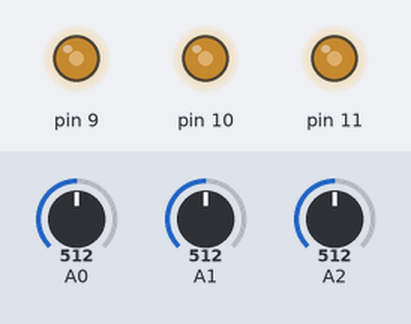
A sketch run on a simulated Arduino Uno, built with avr-gcc and run on an emulated ATmega328P. Shown: output pins drawn as LEDs (lit = HIGH). The test bench sets the inputs (shaded band); at power-on: A0 = 512, A1 = 512, A2 = 512.

Above: at 1.2 s.
1.3 s: A0 set to 716
At 1.7 s:
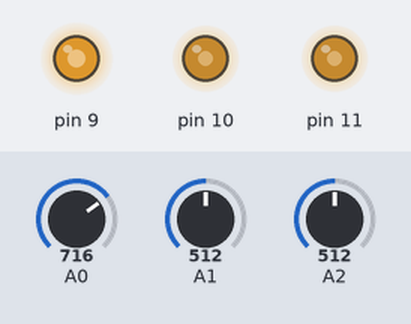
2.8 s: A1 set to 716
At 4.0 s:
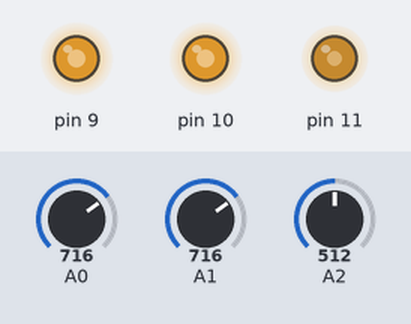
4.3 s: A2 set to 716
At 5.2 s:
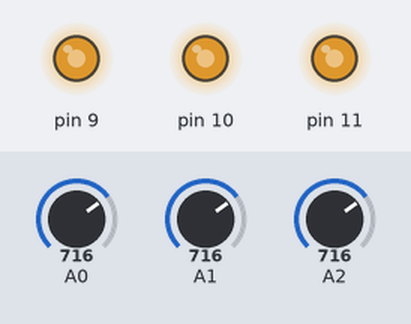
5.8 s: A0 set to 900
At 6.3 s:
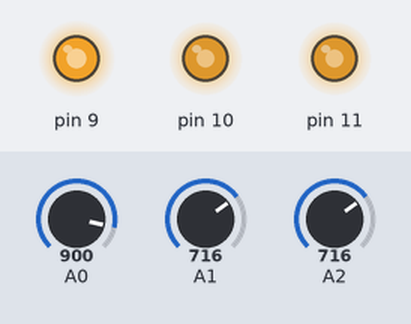
7.3 s: A1 set to 900
At 8.5 s:
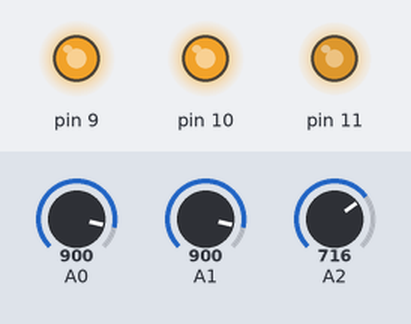
8.8 s: A2 set to 900
At 9.8 s:
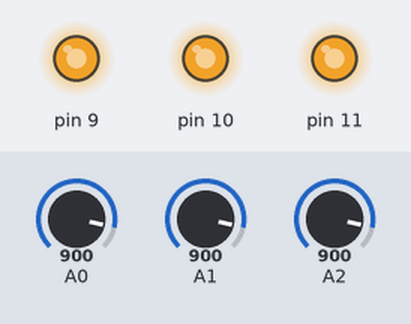
Timing chart, 0 to 11.3 s (numbered marks = the images above; inputs shaded):
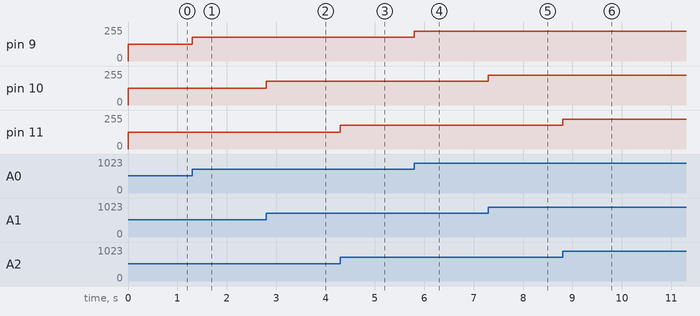

Measured:
- after the input at 1.3 s, pin 9: 127/255 → 178/255 at once
- after the input at 2.8 s, pin 10: 127/255 → 178/255 at once
- after the input at 4.3 s, pin 11: 127/255 → 178/255 at once
- after the input at 5.8 s, pin 9: 178/255 → 224/255 at once
- after the input at 7.3 s, pin 10: 178/255 → 224/255 at once
- after the input at 8.8 s, pin 11: 178/255 → 224/255 at once

The sketch:

LAB3_3.ino
```cpp
void setup() {
pinMode(A0,INPUT);//g
pinMode(A1,INPUT);//b
pinMode(A2,INPUT);//r

pinMode(9,OUTPUT);//G
pinMode(10,OUTPUT);//B
pinMode(11,OUTPUT);//R
}

void loop() {
  int val_R=analogRead(A2);
  int val_G=analogRead(A0);
  int val_B=analogRead(A1);

  val_R=map(val_R,0,1023,0,255);
  val_G=map(val_G,0,1023,0,255);
  val_B=map(val_B,0,1023,0,255);

  analogWrite(11,val_R);
  analogWrite(9,val_G);
  analogWrite(10,val_B);

}
```
